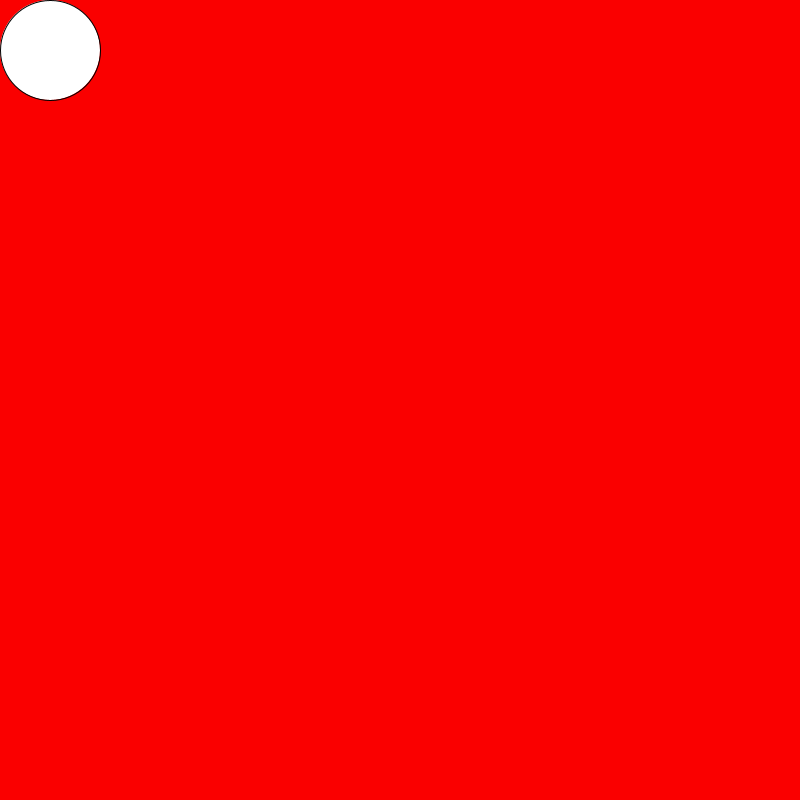
Frame 1 (no input)
Frame 60 (the mouse pressed at the canvas centre just before this capture): identical to frame 1, image omitted
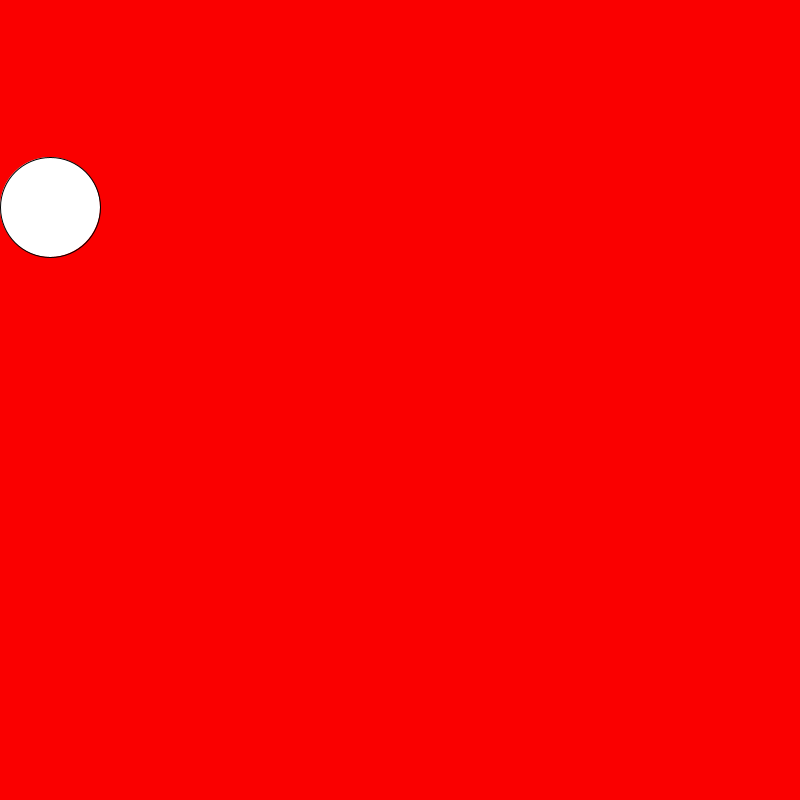
Frame 120 (the mouse held since frame 60 and released just before this capture)

The Processing sketch that drew these frames (run headless with seeded random() and noise(); from frame 60 on, the mouse is pressed at the canvas centre):

// Processing sketch: slippery_dot
// ── slippery_dot.pde
// 1. Create three integer variables to represent the x, y, and the size of the ellipse
int x=50;
int y=50;
int size=100;
    
    void setup() {
     // 2. Set the size of your sketch
    size(800,800);
    }
    
    void draw() {
      // 3. Set the background color of your sketch
      background(250,0,0);
      // 4. Draw an ellipse. Make sure it fits in the window.
      // Use the variables created at the top of the sketch, 
      // for the location and size of your ellipse
      ellipse(x,y,size,size);
    }
    
    void mousePressed() {
      //5. Create an integer variable called distance
      int distance=getDistance(x,y,mouseX,mouseY);
      //6. Set the value of the distance variable to the value returned by the getDistance method
      //   Pass the mouse's x and y (mouseX and mouseY) and the x and y of your ellipse to the method.
        
       int a=(int)random(0,800);
       int b=(int)random(0,800);
      //7.  Use an if statement to check if the distance variable is < the radius of the ellipse
      //    If it is, set a new x and y for the ellipse, using a random location on the window
      //    Hint: Use the Processing random() function       
      if (mousePressed){if(distance<50)x=a; y=b;}}
    
    
    int getDistance(int x1, int y1, int x2, int y2) {
      return (int)Math.sqrt(Math.pow((x1-x2),2) + Math.pow((y1-y2),2));}
